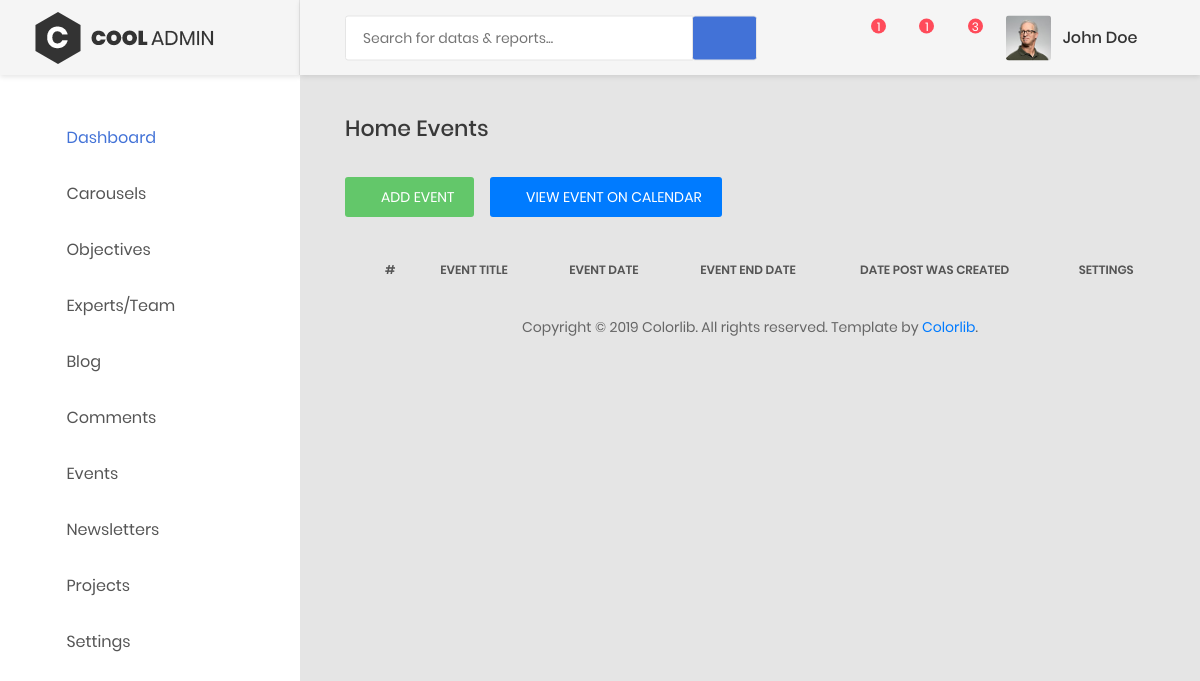
The app's page /ccsbadmin/viewEvents/, older data.
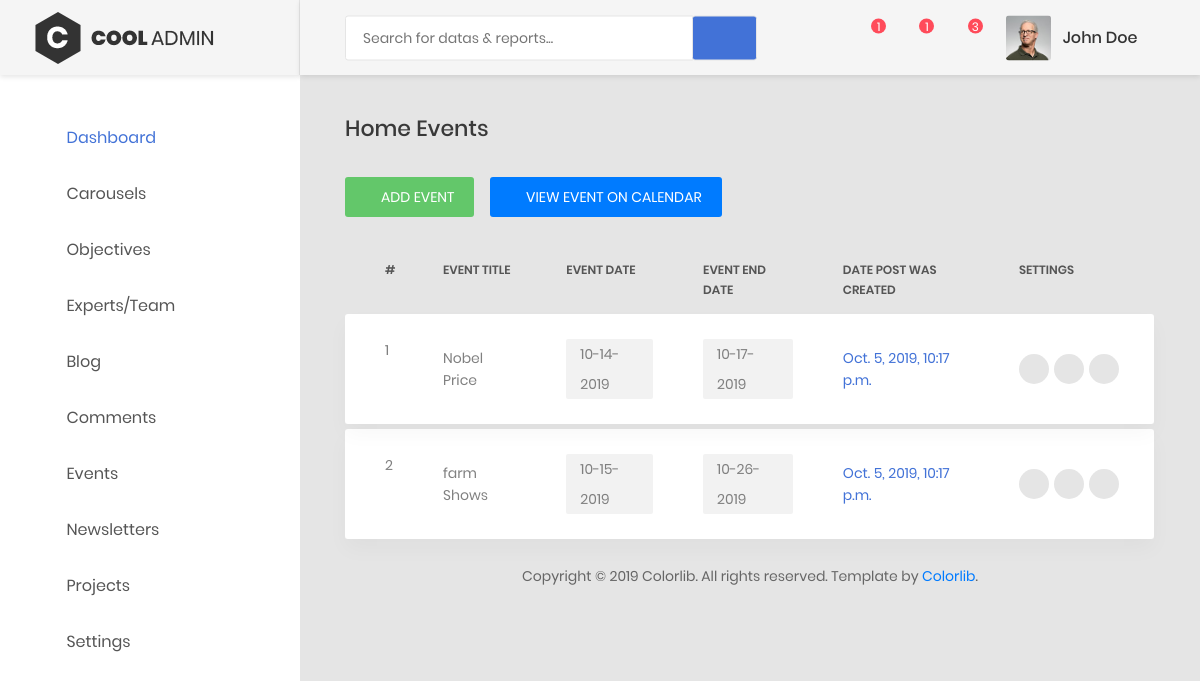
The same page, newer data.
### ccsbadmin/models.py (models this page shows, shortened)
class Event(models.Model):
    events_image = models.ImageField(upload_to='events', max_length=200, null=False, blank=False)  # height_field=None, width_field=None,
    events_title = models.CharField(max_length=150, null=False, blank=False)
    events_description = models.TextField()
    event_date = models.DateTimeField(default=datetime.datetime.now())
    event_end_date = models.DateTimeField(default=datetime.datetime.now())
    created_at = models.DateTimeField(auto_now_add=True)
    updated_at = models.DateTimeField(auto_now=True)

### ccsbadmin/views.py (the view)
# urls.py: path('viewEvents/', views.viewEvents, name='viewEvents'),
def viewEvents(request):
    events = Event.objects.order_by('-created_at')
    context = {
        'title': 'Events',
        'events': events,
    }
    return render(request, 'event/events.html',context)

### ccsbadmin/templates/event/events.html (shortened to what this page needs)
{% extends "aahome/aalayout.html" %}
{% load static %}
    {% block links %}
        <link type="text/css" rel="stylesheet" href="https://cdn.datatables.net/1.10.18/css/dataTables.bootstrap.min.css">
        <link type="text/css" href="https://cdnjs.cloudflare.com/ajax/libs/bootstrap-select/1.10.0/css/bootstrap-select.min.css" rel="stylesheet" />
        <link rel="stylesheet" href="https://cdn.jsdelivr.net/npm/bootstrap-select@1.13.9/dist/css/bootstrap-select.min.css">
    {% endblock links %}
{% block content %}
            <div class="main-content">
                <div class="section__content section__content--p30">
                    <div class="container-fluid">
                        <div class="row">
                            <div class="col-md-12">
                                <h3 class="title-5 m-b-35">Home Events</h3>
                                <div class="table-data__tool">
                                    <div class="table-data__tool-right">
                                        <button data-toggle="modal" data-target="#largeModal" class="au-btn au-btn-icon au-btn--green au-btn--small">
                                            <i class="zmdi zmdi-plus" ></i>add event
                                        </button>
                                        <a href="{% url 'CCSBADMIN:viewCalendar' %}" class="au-btn au-btn-icon btn-primary au-btn--small">
                                            <i class="zmdi zmdi-calendar" ></i>view event on calendar
                                        </a>
                                    </div>
                                </div>
                                <div class="table-responsive table-responsive-data2">
                                    <table class="table tablez table-data2">
                                        <thead>
                                            <tr>
                                                <th>#</th>
                                                <th>event title</th>
                                                <th>event date</th>
                                                <th>event end date</th>
                                                <th>date post was created</th>
                                                <th>Settings</th>
                                            </tr>
                                        </thead>
                                        <tbody>
                                            {% for event in events %}
                                                <tr class="tr-shadow ">
                                                    <td>{{ forloop.counter }}</td>
                                                    <td>{{ event.events_title }}</td>
                                                    <td>
                                                        <span class="block-email">{{ event.event_date|date:"m-d-Y" }}</span>
                                                    </td>
                                                    <td>
                                                        <span class="block-email">{{ event.event_end_date|date:"m-d-Y" }}</span>
                                                    </td>
                                                    <td class="desc">{{ event.created_at }}</td>
                                                    <td>
                                                        <div class="table-data-feature">
                                                            <a href="{% url 'CCSBADMIN:viewSingleEvents' event.id %}" class="item" data-toggle="tooltip" data-placement="top" title="View">
                                                                <i class="fa fa-eye"></i>
                                                            </a>
                                                            <button class="item" data-toggle="modal" data-target="#ee{{ event.id }}" data-placement="top" title="Edit">
                                                                <i class="zmdi zmdi-edit"></i>
                                                            </button>
                                                            <button data-toggle="modal" data-target="#dd{{ event.id }}" class="item"  data-placement="top" title="Delete">
                                                                <i class="zmdi zmdi-delete"></i>
                                                            </button>
                                                        </div>
                                                    </td>
                                                </tr>
                                                <tr class="spacer"></tr>
                                            {% endfor %}
                                        </tbody>
                                    </table>
                                </div>
                            </div>
                        </div>
                        <div class="row">
                            <div class="col-md-12">
                                <div class="copyright">
                                    <p>Copyright © <script> var date = new Date(); var yr = date.getFullYear(); document.write(yr);</script> Colorlib. All rights reserved. Template by <a href="https://colorlib.com">Colorlib</a>.</p>
                                </div>
                            </div>
                        </div>
                    </div>
                </div>
            </div>
{% endblock content %}

### ccsbadmin/templates/aahome/aalayout.html (shortened to what this page needs)
<!DOCTYPE html>
{% load static %}
<html lang="en">
<head>
    <link href="{% static 'css/font-face.css' %}" rel="stylesheet" media="all">
    <link href="{% static 'vendor/font-awesome-4.7/css/font-awesome.min.css' %}" rel="stylesheet" media="all">
    <link href="{% static 'vendor/font-awesome-5/css/fontawesome-all.min.css' %}" rel="stylesheet" media="all">
    <link href="{% static 'vendor/mdi-font/css/material-design-iconic-font.min.css' %}" rel="stylesheet" media="all">
    <link href="{% static 'vendor/bootstrap-4.1/bootstrap.min.css' %}" rel="stylesheet" media="all">
    <link href="{% static 'vendor/animsition/animsition.min.css' %}" rel="stylesheet" media="all">
    <link href="{% static 'vendor/bootstrap-progressbar/bootstrap-progressbar-3.3.4.min.css' %}" rel="stylesheet" media="all">
    <link href="{% static 'vendor/wow/animate.css' %}" rel="stylesheet" media="all">
    <link href="{% static 'vendor/css-hamburgers/hamburgers.min.css' %}" rel="stylesheet" media="all">
    <link href="{% static 'vendor/slick/slick.css' %}" rel="stylesheet" media="all">
    <link href="{% static 'vendor/select2/select2.min.css' %}" rel="stylesheet" media="all">
    <link href="{% static 'vendor/perfect-scrollbar/perfect-scrollbar.css' %}" rel="stylesheet" media="all">
    <link href="{% static 'css/theme.css' %}" rel="stylesheet" media="all">
    {% block links %}{% endblock links %}
</head>
<body class="animsition">{% comment %}animsition{% endcomment %}
    <div class="page-wrapper">
        <aside class="menu-sidebar d-none d-lg-block">
            <div class="logo">
                <a href="#">
                    <img src="../../../static/images/icon/logo.png" alt="Cool Admin" />
                </a>
            </div>
            <div class="menu-sidebar__content js-scrollbar1">
                <nav class="navbar-sidebar">
                    <ul class="list-unstyled navbar__list">
                        <li class="active has-sub">
                            <a class="js-arrow" href="{% url 'CCSBADMIN:dashboard' %}">
                                <i class="fas fa-tachometer-alt"></i>Dashboard</a>
                        </li>
                        <li>
                            <a href="{% url 'CCSBADMIN:viewCarousels' %}">
                                <i class="fas fa-images"></i>Carousels</a>
                        </li>
                        <li>
                            <a href="{% url 'CCSBADMIN:viewObjectives' %}">
                                <i class="fa fa-pencil-alt"></i>Objectives</a>
                        </li>
                        <li>
                            <a href="{% url 'CCSBADMIN:viewExpert' %}">
                                <i class="fa fa-users"></i>Experts/Team</a>
                        </li>
                        <li>
                            <a href="{% url 'CCSBADMIN:viewBlog' %}">
                                <i class="fas fa-book"></i>Blog</a>
                        </li>
                        <li>
                            <a href="form.html">
                                <i class="fa fa-paper-plane"></i>Comments</a>
                        </li>
                        <li>
                            <a href="{% url 'CCSBADMIN:viewEvents' %}">
                                <i class="fas fa-calendar-alt"></i>Events</a>
                        </li>
                        <li>
                            <a href="map.html">
                                <i class="fas fa-map-marker-alt"></i>Newsletters </a>
                        </li>
                        <li>
                            <a href="{% url 'CCSBADMIN:viewProjects' %}">
                                <i class="fas fa-tasks"></i>Projects </a>
                        </li>
                        <li class="has-sub">
                            <a class="js-arrow" href="#">
                                <i class="fas fa-desktop"></i>Settings</a>
                        </li>
                    </ul>
                </nav>
            </div>
        </aside>
        <div class="page-container">
            <header class="header-desktop">
                <div class="section__content section__content--p30">
                    <div class="container-fluid">
                        <div class="header-wrap">
                            <form class="form-header" action="" method="POST">
                                <input class="au-input au-input--xl" type="text" name="search" placeholder="Search for datas &amp; reports..." />
                                <button class="au-btn--submit" type="submit">
                                    <i class="zmdi zmdi-search"></i>
                                </button>
                            </form>
                            <div class="header-button">
                                <div class="noti-wrap">
                                    <div class="noti__item js-item-menu">
                                        <i class="zmdi zmdi-comment-more"></i>
                                        <span class="quantity">1</span>
                                    </div>
                                    <div class="noti__item js-item-menu">
                                        <i class="zmdi zmdi-email"></i>
                                        <span class="quantity">1</span>
                                    </div>
                                    <div class="noti__item js-item-menu">
                                        <i class="zmdi zmdi-notifications"></i>
                                        <span class="quantity">3</span>
                                    </div>
                                </div>
                                <div class="account-wrap">
                                    <div class="account-item clearfix js-item-menu">
                                        <div class="image">
                                            <img src="../../../static/images/icon/avatar-01.jpg" alt="John Doe" />
                                        </div>
                                        <div class="content">
                                            <a class="js-acc-btn" href="#">john doe</a>
                                        </div>
                                    </div>
                                </div>
                            </div>
                        </div>
                    </div>
                </div>
            </header>
           {% block content %}
           {% endblock content %}
        </div>
    </div>
</body>
</html>

Row changes from the older to the newer data that the page shows:
added Event: events_title "Nobel Price", event_date "10-14-2019", event_end_date "10-17-2019", created_at "Oct. 5, 2019, 10:17 p.m."
added Event: events_title "farm Shows", event_date "10-15-2019", event_end_date "10-26-2019", created_at "Oct. 5, 2019, 10:17 p.m."
